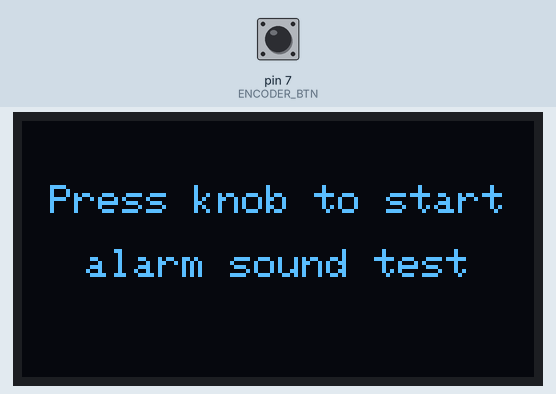
This sketch was run on a simulated Arduino Uno, built with avr-gcc and run on an emulated ATmega328P. Parts: 128×64 one-colour display. Inputs (shaded band) come from the test bench; at power-on: pin 7 (ENCODER_BTN) HIGH.

Above: at 1.2 s.
1.3 s: pin 7 (ENCODER_BTN) driven LOW
At 2.0 s:
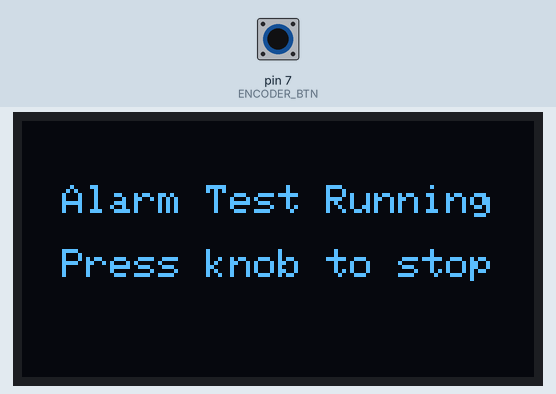
2.8 s: pin 7 (ENCODER_BTN) pulsed HIGH 5 times (0.12 s each, 0.3 s apart)
At 5.2 s:
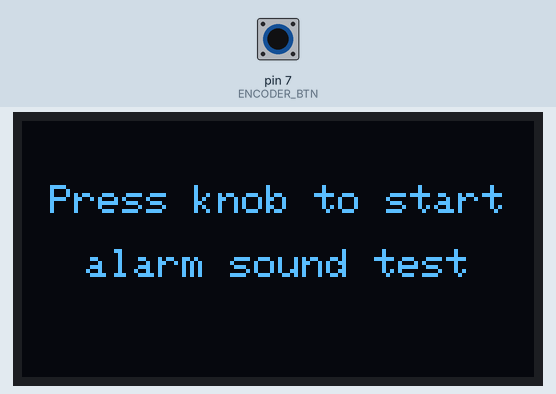
Timing chart, 0 to 6.7 s (numbered marks = the images above; inputs shaded):
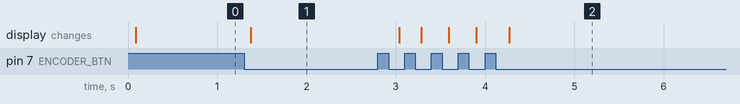

The sketch:

alarm_code.ino
```cpp
/**
  * REQUIRED LIBRARIES
  */
#include <Arduino.h>
#include <Wire.h>
#include <Adafruit_GFX.h>     // Adafruit GFX Library by Adafruit
#include <Adafruit_SH110X.h>  // Adafruit SH110X by Adafruit


/**
  * PIN DEFINITIONS
  */
#define ENCODER_BTN 7
#define BUZZER_PIN  8


/**
  * DISPLAY CONFIGURATION
  */
#define SCREEN_WIDTH  128
#define SCREEN_HEIGHT 64
Adafruit_SH1106G display(SCREEN_WIDTH, SCREEN_HEIGHT, &Wire, -1);


/**
  * PROGRAM VARIABLES
  */
bool testRunning = false;

bool lastBtn = HIGH;
bool btnArmed = true;

unsigned long lastBtnChangeMs = 0;
const unsigned long debounceMs = 30;

int soundCurrentStep = 0;
int soundLineCounter = 0;

bool soundWaiting = false;
unsigned long soundWaitStartMs = 0;

bool toneActive = false;
unsigned long toneStartMs = 0;


/**
  * FUNCTION DECLARATIONS
  */

/* Student Alarm Program */
void studentAlarmSound(void);

/* Sound Sequence */
void resetSoundSequence(void);
void beginSoundSequence(void);
void endSoundSequence(void);

void soundWaitCmd(unsigned long durationMs);
void soundPlayToneCmd(int pitch, unsigned long durationMs);

/* User Interface */
void drawCenteredText(const char *line1, const char *line2 = "", const char *line3 = "");

void drawUI(void);
void handleButton(void);


/**
  * STUDENT ALARM MACROS
  */
#define playTone(p, sec) soundPlayToneCmd(p, (unsigned long)((sec) * 1000))
#define wait(sec)        soundWaitCmd((unsigned long)((sec) * 1000))


/**
  * STUDENT ALARM CODE
  */
void studentAlarmSound(void)
{
  beginSoundSequence();

  /** =====================================================
    * ============== STUDENT ALARM CODE START =============
    * ===================================================== */


  /* Example: Happy Birthday Alarm (remove the slashes // underneath) */
  // playTone(528, 0.25); wait(0.05);
  // playTone(528, 0.25); wait(0.05);
  // playTone(594, 0.50); wait(0.05);
  // playTone(528, 0.50); wait(0.05);
  // playTone(704, 0.50); wait(0.05);
  // playTone(660, 1.00); wait(0.20);


  /* Example: Hogwarts Alarm (remove the slashes // underneath) */
  // playTone(494, 0.35); wait(0.05);
  // playTone(659, 0.50); wait(0.05);
  // playTone(784, 0.25); wait(0.05);
  // playTone(740, 0.25); wait(0.05);
  // playTone(659, 0.50); wait(0.10);

  // playTone(988, 0.35); wait(0.05);
  // playTone(880, 0.75); wait(0.10);
  // playTone(740, 0.75); wait(0.15);

  // playTone(659, 0.35); wait(0.05);
  // playTone(784, 0.25); wait(0.05);
  // playTone(740, 0.25); wait(0.05);
  // playTone(622, 0.50); wait(0.10);

  // playTone(698, 0.35); wait(0.05);
  // playTone(494, 0.75); wait(0.30);


  /* Example: Mission Impossible (remove the slashes // underneath) */
  // playTone(784, 0.15); wait(0.05);
  // playTone(784, 0.15); wait(0.05);
  // playTone(932, 0.15); wait(0.05);
  // playTone(1047, 0.15); wait(0.10);

  // playTone(784, 0.15); wait(0.05);
  // playTone(784, 0.15); wait(0.05);
  // playTone(699, 0.15); wait(0.05);
  // playTone(740, 0.15); wait(0.15);

  // playTone(784, 0.15); wait(0.05);
  // playTone(784, 0.15); wait(0.05);
  // playTone(932, 0.15); wait(0.05);
  // playTone(1047, 0.15); wait(0.10);

  // playTone(784, 0.15); wait(0.05);
  // playTone(784, 0.15); wait(0.05);
  // playTone(699, 0.15); wait(0.05);
  // playTone(740, 0.30); wait(0.25);


  /** =====================================================
    * =============== STUDENT ALARM CODE END ==============
    * ===================================================== */

  endSoundSequence();
}

/* Undefine student alarm macros */
#undef playTone
#undef wait


/**
  * FUNCTION DEFINITIONS
  */

/* Sound Sequence Functions */
void resetSoundSequence(void)
{
  soundCurrentStep = 0;
  soundLineCounter = 0;

  soundWaiting = false;
  soundWaitStartMs = 0;

  toneActive = false;
  toneStartMs = 0;

  noTone(BUZZER_PIN);
}

void beginSoundSequence(void)
{
  soundLineCounter = 0;
}

void endSoundSequence(void)
{
  if (soundLineCounter <= soundCurrentStep)
  {
    soundCurrentStep = 0;
    soundWaiting = false;

    toneActive = false;
    noTone(BUZZER_PIN);
  }
}

void soundWaitCmd(unsigned long durationMs)
{
  if (soundLineCounter == soundCurrentStep)
  {
    if (!soundWaiting)
    {
      noTone(BUZZER_PIN);

      soundWaitStartMs = millis();
      soundWaiting = true;
    }
    else if (millis() - soundWaitStartMs >= durationMs)
    {
      soundWaiting = false;
      soundCurrentStep++;
    }
  }

  soundLineCounter++;
}

void soundPlayToneCmd(int pitch, unsigned long durationMs)
{
  if (soundLineCounter == soundCurrentStep)
  {
    if (!toneActive)
    {
      tone(BUZZER_PIN, pitch);

      toneStartMs = millis();
      toneActive = true;
    }
    else if (millis() - toneStartMs >= durationMs)
    {
      noTone(BUZZER_PIN);

      toneActive = false;
      soundCurrentStep++;
    }
  }

  soundLineCounter++;
}


/* Display Functions */
void drawCenteredText(const char *line1, const char *line2, const char *line3)
{
  display.clearDisplay();
  display.setTextColor(SH110X_WHITE);
  display.setTextSize(1);

  int16_t x1, y1;
  uint16_t w, h;

  display.getTextBounds(line1, 0, 0, &x1, &y1, &w, &h);
  display.setCursor((SCREEN_WIDTH - (int)w) / 2, 16);
  display.print(line1);

  if (line2[0] != (char)0)
  {
    display.getTextBounds(line2, 0, 0, &x1, &y1, &w, &h);
    display.setCursor((SCREEN_WIDTH - (int)w) / 2, 32);
    display.print(line2);
  }

  if (line3[0] != (char)0)
  {
    display.getTextBounds(line3, 0, 0, &x1, &y1, &w, &h);
    display.setCursor((SCREEN_WIDTH - (int)w) / 2, 48);
    display.print(line3);
  }

  display.display();
}

void drawUI(void)
{
  if (testRunning)
  {
    drawCenteredText("Alarm Test Running", "Press knob to stop");
  }
  else
  {
    drawCenteredText("Press knob to start", "alarm sound test");
  }
}


/* Button Functions */
void handleButton(void)
{
  bool btn = digitalRead(ENCODER_BTN);
  unsigned long now = millis();

  if (btn != lastBtn)
  {
    lastBtnChangeMs = now;
    lastBtn = btn;
  }

  if ((now - lastBtnChangeMs) > debounceMs)
  {
    if (btn == LOW && btnArmed)
    {
      if (!testRunning)
      {
        resetSoundSequence();
        testRunning = true;
      }
      else
      {
        testRunning = false;
        resetSoundSequence();
      }

      btnArmed = false;
    }

    if (btn == HIGH)
    {
      btnArmed = true;
    }
  }
}


/**
  * SETUP
  */
void setup()
{
  pinMode(ENCODER_BTN, INPUT_PULLUP);
  pinMode(BUZZER_PIN, OUTPUT);

  noTone(BUZZER_PIN);

  display.begin(0x3C, true);
  display.clearDisplay();
  display.display();
}


/**
  * MAIN LOOP
  */
void loop()
{
  handleButton();

  if (testRunning)
  {
    studentAlarmSound();
  }

  drawUI();
}
```

Measured:
- after the input at 1.3 s, the display: changes after 0.08 s (image 1)
- after the input at 2.8 s, the display: changes after 0.24 s (image 2)
